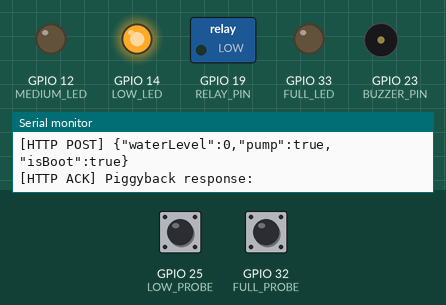
A sketch run on a simulated ESP32. Parts: switched loads named in the sketch (green lamp = pin HIGH), output pins drawn as LEDs (lit = HIGH), buzzer (waves = sounding, pin HIGH), the last lines printed to the serial monitor. The test bench sets the inputs (shaded band); at power-on: GPIO 32 (FULL_PROBE) HIGH, GPIO 25 (LOW_PROBE) HIGH. WiFi joins after 1.5 s; servers stay silent unless stated; uploads are accepted with an empty reply.

Above: at 3.4 s.
3.5 s: GPIO 32 (FULL_PROBE) pulled LOW for 0.15 s
At 4.2 s:
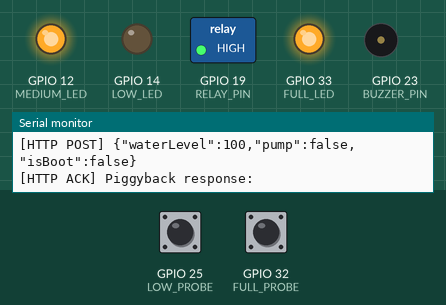
5.8 s: GPIO 25 (LOW_PROBE) pulled LOW for 0.15 s
At 5.98 s:
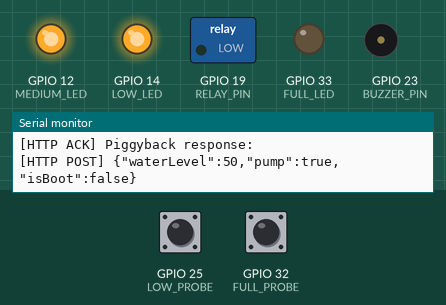
7.6 s: GPIO 25 (LOW_PROBE) pulled LOW for 3.2 s
At 13.7 s:
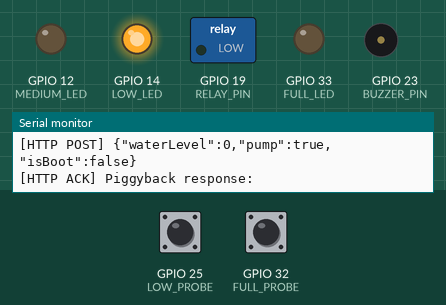
13.8 s: GPIO 32 (FULL_PROBE) pulled LOW for 3.2 s
At 19.78 s:
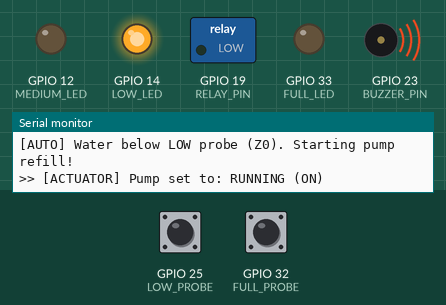
Timing chart, 0 to 21.0 s (numbered marks = the images above; inputs shaded):
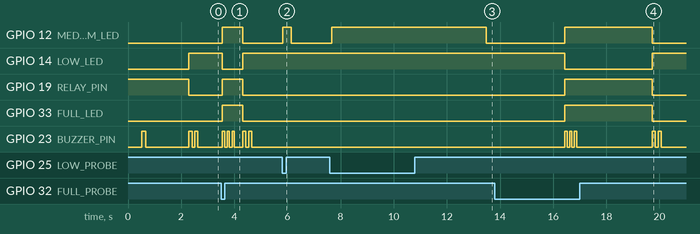

Measured:
- after the input at 3.5 s, GPIO 12 (MEDIUM_LED), GPIO 19 (RELAY_PIN), GPIO 33 (FULL_LED): LOW → HIGH after 0.05 s, → LOW 0.76 s later; GPIO 14 (LOW_LED): HIGH → LOW after 0.05 s, → HIGH 0.76 s later
- after the input at 5.8 s, GPIO 12 (MEDIUM_LED): LOW → HIGH at once, → LOW 0.32 s later
- after the input at 7.6 s, GPIO 12 (MEDIUM_LED): LOW → HIGH after 0.07 s, → LOW 5.8 s later
- after the input at 13.8 s, GPIO 12 (MEDIUM_LED), GPIO 19 (RELAY_PIN), GPIO 33 (FULL_LED): LOW → HIGH after 2.6 s, → LOW 3.3 s later; GPIO 14 (LOW_LED): HIGH → LOW after 2.6 s, → HIGH 3.3 s later

The sketch:

arduino_water_level.ino
```cpp
/*
 * =========================================================================================
 * Project: Smart IoT Water Level Indicator & Automatic Pump Controller (Hardened REP Edition)
 * Target Hardware: ESP32 Dev Module (WROOM-32)
 *
 * 5 HARDENED INDUSTRIAL FEATURES:
 *   1. BOOT-SAFE STATE: Relay driven strictly OFF upon power-up before any network init.
 *   2. HARDWARE TASK WATCHDOG (esp_task_wdt): Automatic 8s CPU recovery if network/loop hangs.
 *   3. TIME-BASED DEBOUNCE (2.5s): Rejects wave slosh and water surface agitation.
 *   4. AUTHENTICATED INGESTION: Cryptographic x-device-token header sent in every packet.
 *   5. RESPONSE-PIGGYBACKING: Executes remote commands & safety overrides returned in HTTP responses.
 *
 * 3-PROBE WIRING IN TANK:
 *   - Probe 1 (Common Ref)  -> ESP32 GND (Stainless steel probe at tank floor)
 *   - Probe 2 (LOW / 50%)   -> GPIO 25 (External 10k pull-up to 3.3V recommended)
 *   - Probe 3 (FULL / 100%) -> GPIO 32 (External 10k pull-up to 3.3V recommended)
 * =========================================================================================
 */

#include <WiFi.h>
#include <HTTPClient.h>
#include <esp_task_wdt.h>

// =========================================================================================
// 1. CONFIGURATION & CREDENTIALS
// =========================================================================================
const char* WIFI_SSID     = "YOUR_WIFI_NAME";
const char* WIFI_PASSWORD = "YOUR_WIFI_PASSWORD";

// Replace with your laptop's IPv4 address from 'ipconfig'
const char* SERVER_URL    = "http://YOUR_PC_IP:5000/api/water-data";

// Shared Secret Device Token (Matches process.env.DEVICE_TOKEN in backend)
const char* DEVICE_TOKEN  = "AQUASENSE_ESP32_SECURE_TOKEN_2026";

// Watchdog & Timing Configurations
#define WDT_TIMEOUT_SECONDS 8        // Watchdog triggers reset if loop hangs > 8s
#define DEBOUNCE_HOLD_MS    2500     // Level transition must hold 2.5s continuously
const unsigned long SEND_INTERVAL = 5000; // Heartbeat telemetry interval

// =========================================================================================
// 2. PIN DEFINITIONS & RELAY SETTINGS
// =========================================================================================
#define FULL_PROBE    32   // Zone Z2 full threshold
#define LOW_PROBE     25   // Zone Z1 nominal threshold / Z0 refill trigger
#define LOW_LED       14   // Warning / Refill LED
#define MEDIUM_LED    12   // Mid-level nominal LED
#define FULL_LED      33   // Full-level LED
#define BUZZER_PIN    23   // Audio warning piezo
#define RELAY_PIN     19   // Pump relay control pin

const bool RELAY_ACTIVE_LOW = true; // Set true for typical active-low 5V relay modules

// =========================================================================================
// 3. SYSTEM STATE & SAFETY TRACKING
// =========================================================================================
bool isPumpActive = false;
bool isSafetyLocked = false;
bool isBootPacket = true;

int rawLevelCandidate = -1;
int debouncedLevel = -1;
int previousLevel = -1;
unsigned long candidateStartTime = 0;
unsigned long lastSendTime = 0;

// =========================================================================================
// 4. ACTUATOR & AUDIO FUNCTIONS
// =========================================================================
void setPump(bool state) {
  if (isSafetyLocked && state) {
    Serial.println(">> [SAFETY INTERLOCK] Blocked pump ON: Safety lock is engaged!");
    return;
  }

  isPumpActive = state;
  if (RELAY_ACTIVE_LOW) {
    digitalWrite(RELAY_PIN, state ? LOW : HIGH);
  } else {
    digitalWrite(RELAY_PIN, state ? HIGH : LOW);
  }
  Serial.print(">> [ACTUATOR] Pump set to: ");
  Serial.println(isPumpActive ? "RUNNING (ON)" : "STANDBY (OFF)");
}

void triggerBeep(int times, int durationMs) {
  for (int i = 0; i < times; i++) {
    digitalWrite(BUZZER_PIN, HIGH);
    delay(durationMs);
    digitalWrite(BUZZER_PIN, LOW);
    if (i < times - 1) delay(100);
  }
}

void updateLEDIndicators(int level) {
  digitalWrite(LOW_LED,    (level >= 0 && level < 100) ? HIGH : LOW);
  digitalWrite(MEDIUM_LED, (level >= 50)               ? HIGH : LOW);
  digitalWrite(FULL_LED,   (level >= 100)              ? HIGH : LOW);
}

// =========================================================================================
// 5. HARDENED SENSING & TIME-BASED DEBOUNCE
// =========================================================================================
bool isWaterTouching(int pin) {
  int detections = 0;
  for (int i = 0; i < 5; i++) {
    if (digitalRead(pin) == LOW) detections++;
    delay(2);
  }
  return (detections >= 3);
}

int readRawInstantLevel() {
  bool fullHit = isWaterTouching(FULL_PROBE);
  bool lowHit  = isWaterTouching(LOW_PROBE);

  if (fullHit) return 100; // Zone Z2
  if (lowHit)  return 50;  // Zone Z1
  return 0;                // Zone Z0 (Empty / Below Low Probe)
}

// 2.5-Second Continuous Verification Debounce Filter
int processTimeDebouncedLevel() {
  int instant = readRawInstantLevel();

  if (instant != rawLevelCandidate) {
    rawLevelCandidate = instant;
    candidateStartTime = millis();
  }

  // If level remains stable for the required debounce duration, accept it
  if (millis() - candidateStartTime >= DEBOUNCE_HOLD_MS) {
    debouncedLevel = rawLevelCandidate;
  }

  return (debouncedLevel == -1) ? instant : debouncedLevel;
}

// =========================================================================
// 6. HYSTERESIS AUTOMATION ENGINE
// =========================================================================
void processPumpAutomation(int level) {
  if (isSafetyLocked) return;

  // Level 0% (Zone Z0): Below low probe -> Start refill
  if (level <= 0) {
    if (!isPumpActive) {
      Serial.println("[AUTO] Water below LOW probe (Z0). Starting pump refill!");
      setPump(true);
      triggerBeep(2, 120);
    }
  }
  // Level 100% (Zone Z2): Full probe reached -> Cut-off
  else if (level >= 100) {
    if (isPumpActive) {
      Serial.println("[AUTO] Full probe submerged (Z2). Cut-off engaged!");
      setPump(false);
      triggerBeep(3, 80);
    }
  }
  // Level 50% (Zone Z1): Maintain hysteresis state
}

// =========================================================================
// 7. WI-FI & AUTHENTICATED TELEMETRY WITH RESPONSE PIGGYBACKING
// =========================================================================
void ensureWiFiConnected() {
  if (WiFi.status() == WL_CONNECTED) return;

  Serial.print("Connecting to Wi-Fi SSID: ");
  Serial.print(WIFI_SSID);
  WiFi.begin(WIFI_SSID, WIFI_PASSWORD);

  int attempts = 0;
  while (WiFi.status() != WL_CONNECTED && attempts < 15) {
    delay(400);
    Serial.print(".");
    attempts++;
  }

  if (WiFi.status() == WL_CONNECTED) {
    Serial.println("\n[Wi-Fi] Connected! IP: " + WiFi.localIP().toString());
  } else {
    Serial.println("\n[Wi-Fi] Retrying next cycle...");
  }
}

void parsePiggybackResponse(const String& json) {
  // Check for Safety Lockout in response
  if (json.indexOf("\"safetyLock\":true") >= 0 || json.indexOf("FORCE_PUMP_OFF") >= 0) {
    Serial.println(">> [COMMAND PIGGYBACK] Safety Lock / FORCE_STOP received! Shutting pump off.");
    isSafetyLocked = true;
    setPump(false);
    triggerBeep(4, 100);
  }

  // Check for Safety Reset Command
  if (json.indexOf("RESET_SAFETY") >= 0) {
    Serial.println(">> [COMMAND PIGGYBACK] RESET_SAFETY received! Clearing local safety lock.");
    isSafetyLocked = false;
  }

  // Check for Manual Start Override (if safe)
  if (json.indexOf("FORCE_PUMP_ON") >= 0) {
    if (!isSafetyLocked && debouncedLevel < 100) {
      Serial.println(">> [COMMAND PIGGYBACK] FORCE_PUMP_ON command executed.");
      setPump(true);
    } else {
      Serial.println(">> [COMMAND PIGGYBACK] Blocked FORCE_PUMP_ON: Tank full or safety locked.");
    }
  }
}

void transmitTelemetry(int level) {
  if (WiFi.status() != WL_CONNECTED) return;

  HTTPClient http;
  http.begin(SERVER_URL);
  http.addHeader("Content-Type", "application/json");
  http.addHeader("x-device-token", DEVICE_TOKEN); // Cryptographic token header

  String payload = "{";
  payload += "\"waterLevel\":" + String(level) + ",";
  payload += "\"pump\":" + String(isPumpActive ? "true" : "false") + ",";
  payload += "\"isBoot\":" + String(isBootPacket ? "true" : "false");
  payload += "}";

  Serial.print("[HTTP POST] ");
  Serial.println(payload);

  int httpCode = http.POST(payload);
  if (httpCode == HTTP_CODE_OK || httpCode == HTTP_CODE_CREATED) {
    String response = http.getString();
    Serial.print("[HTTP ACK] Piggyback response: ");
    Serial.println(response);
    parsePiggybackResponse(response);
    isBootPacket = false; // Boot packet acknowledged
  } else if (httpCode == 401) {
    Serial.println("[HTTP 401] UNAUTHORIZED: Device token rejected by backend!");
  } else {
    Serial.print("[HTTP ERROR] Status code: ");
    Serial.println(httpCode);
  }

  http.end();
}

// =========================================================================
// 8. SETUP & MAIN LOOP
// =========================================================================
void setup() {
  // 1. BOOT-SAFE STATE: Guarantee relay is strictly OFF before anything else runs!
  pinMode(RELAY_PIN, OUTPUT);
  digitalWrite(RELAY_PIN, RELAY_ACTIVE_LOW ? HIGH : LOW);
  isPumpActive = false;

  Serial.begin(115200);
  delay(500);
  Serial.println("\n========================================================");
  Serial.println("  AquaSense Pro - Hardened REP Controller (Boot-Safe)    ");
  Serial.println("========================================================");

  // 2. Initialize Hardware Task Watchdog (8 Seconds)
  esp_task_wdt_init(WDT_TIMEOUT_SECONDS, true);
  esp_task_wdt_add(NULL);
  Serial.println("[SYSTEM] Hardware Task Watchdog initialized (8s timeout).");

  // 3. Setup Pin Modes
  pinMode(FULL_PROBE, INPUT_PULLUP);
  pinMode(LOW_PROBE,  INPUT_PULLUP);
  pinMode(LOW_LED,    OUTPUT);
  pinMode(MEDIUM_LED, OUTPUT);
  pinMode(FULL_LED,   OUTPUT);
  pinMode(BUZZER_PIN, OUTPUT);

  digitalWrite(LOW_LED, LOW);
  digitalWrite(MEDIUM_LED, LOW);
  digitalWrite(FULL_LED, LOW);
  digitalWrite(BUZZER_PIN, LOW);

  triggerBeep(1, 150); // Power-on audible confirmation
  ensureWiFiConnected();
}

void loop() {
  // 1. Process 2.5-second time-debounced water level
  int currentLevel = processTimeDebouncedLevel();

  // 2. Local Hardware Interlocks & Automation
  updateLEDIndicators(currentLevel);
  processPumpAutomation(currentLevel);

  // 3. Telemetry Dispatch (Event-Driven on Change, or 5s Heartbeat)
  if ((currentLevel != previousLevel) || (millis() - lastSendTime >= SEND_INTERVAL)) {
    previousLevel = currentLevel;
    lastSendTime = millis();
    ensureWiFiConnected();
    transmitTelemetry(currentLevel);
  }

  // 4. Feed Hardware Watchdog Timer
  esp_task_wdt_reset();

  delay(100); // 100ms cycle
}
```
